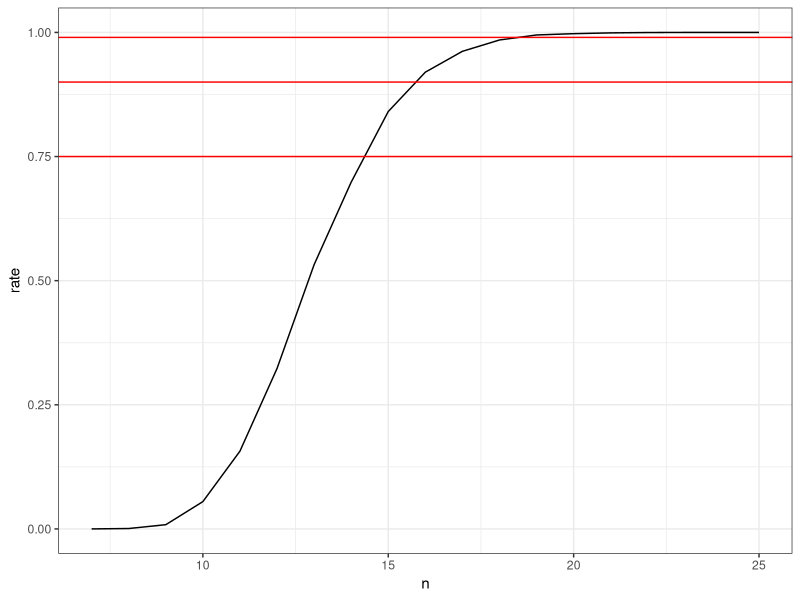

This figure's R source:
library(ggplot2)

pointLookup <- c('W'=1, 'L'=0, 'D'=0.5)

runMatch <- function(N) {
  turnout <- sample(c('W', 'L', 'D'), size=N, replace=TRUE, prob=c(0.20, 0.15, 0.65))
  points <- sum(pointLookup[turnout])
  return((points > 6.5) * 1)
}

runMatchSim <- function(N) {
  sims <- sapply(1:10000, function(i) runMatch(N))
  return(mean(sims))
}

win_rates <- sapply(7:25, runMatchSim)

win_df <- data.frame(n=7:25, rate=win_rates)

ggplot(win_df) +
  theme_bw() +
  geom_line(aes(n, rate)) +
  geom_hline(yintercept=c(0.75, 0.9, 0.99), color='red')



